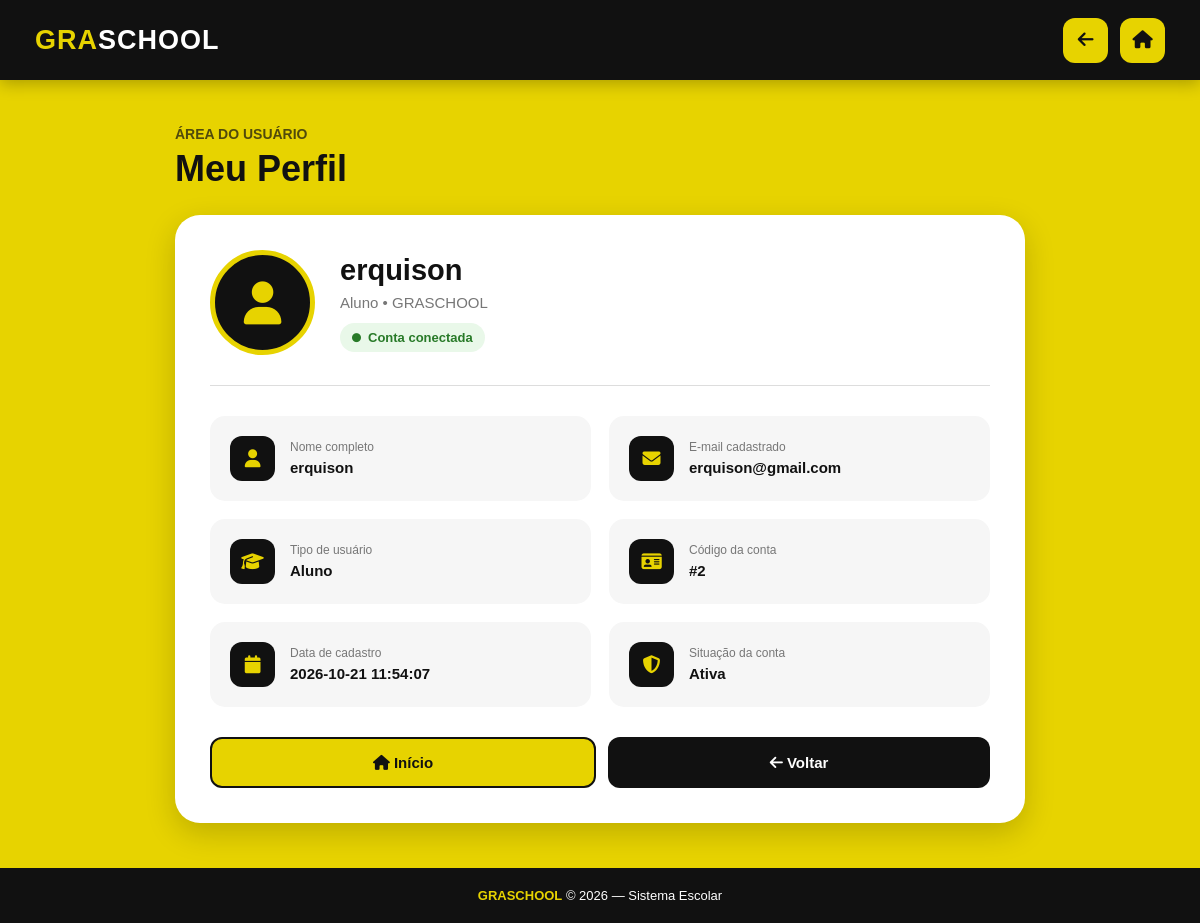
Screenshot of /perfil (signed in) with the database file from the repository.
### tables this page shows
CREATE TABLE usuarios (
            id INTEGER PRIMARY KEY AUTOINCREMENT,
            nome TEXT NOT NULL,
            email TEXT NOT NULL UNIQUE,
            senha TEXT NOT NULL,
            tipo TEXT NOT NULL DEFAULT 'aluno',
            data_cadastro TIMESTAMP DEFAULT CURRENT_TIMESTAMP
        );

### app.py (the view)
@app.route("/perfil")
@login_obrigatorio
def perfil():
    conexao = conectar_banco()
    try:
        usuario = conexao.execute("""
            SELECT id, nome, email, tipo, data_cadastro
            FROM usuarios
            WHERE id = ?
        """, (session["usuario_id"],)).fetchone()
    finally:
        conexao.close()
    return render_template(
        "perfil.html",
        usuario=usuario
    )

### app.py (called while the page is built)
def conectar_banco():
    conexao = sqlite3.connect(BANCO_DADOS)
    conexao.row_factory = sqlite3.Row
    conexao.execute("PRAGMA foreign_keys = ON")
    return conexao

def login_obrigatorio(funcao):
    @wraps(funcao)
    def verificar_login(*args, **kwargs):
        if "usuario_id" not in session:
            flash(
                "Faça login para acessar o sistema.",
                "aviso"
            )
            return redirect(url_for("login"))
        return funcao(*args, **kwargs)
    return verificar_login

### templates/perfil.html (shortened to what this page needs)
<!DOCTYPE html>
<html lang="pt-BR">
<head>
    <link rel="stylesheet"
        href="https://cdnjs.cloudflare.com/ajax/libs/font-awesome/6.5.2/css/all.min.css">
</head>
<body>
    <header class="cabecalho">
        <div class="logo">
            GRA<span>SCHOOL</span>
        </div>
        <div class="acoes">
            <button onclick="history.back()" title="Voltar">
                <i class="fa-solid fa-arrow-left"></i>
            </button>
            <button onclick="location.href='/inicio'" title="Início">
                <i class="fa-solid fa-house"></i>
            </button>
        </div>
    </header>
    <main class="perfil-conteudo">
        <div class="titulo">
            <small>ÁREA DO USUÁRIO</small>
            <h1>Meu Perfil</h1>
        </div>
        <section class="perfil-card">
            <div class="perfil-topo">
                <div class="avatar">
                    <i class="fa-solid fa-user"></i>
                </div>
                <div class="nome-aluno">
                    <h2>
                        {{ usuario.nome }}
                    </h2>
                    <p>
                        {{ usuario.tipo|capitalize }} • GRASCHOOL
                    </p>
                    <div class="status">
                        <i class="fa-solid fa-circle"></i>
                        Conta conectada
                    </div>
                </div>
            </div>
            <div class="informacoes">
                <div class="info">
                    <div class="info-icone">
                        <i class="fa-solid fa-user"></i>
                    </div>
                    <div class="info-texto">
                        <small>Nome completo</small>
                        <strong>
                            {{ usuario.nome }}
                        </strong>
                    </div>
                </div>
                <div class="info">
                    <div class="info-icone">
                        <i class="fa-solid fa-envelope"></i>
                    </div>
                    <div class="info-texto">
                        <small>E-mail cadastrado</small>
                        <strong>
                            {{ usuario.email }}
                        </strong>
                    </div>
                </div>
                <div class="info">
                    <div class="info-icone">
                        <i class="fa-solid fa-graduation-cap"></i>
                    </div>
                    <div class="info-texto">
                        <small>Tipo de usuário</small>
                        <strong>
                            {{ usuario.tipo|capitalize }}
                        </strong>
                    </div>
                </div>
                <div class="info">
                    <div class="info-icone">
                        <i class="fa-solid fa-id-card"></i>
                    </div>
                    <div class="info-texto">
                        <small>Código da conta</small>
                        <strong>
                            #{{ usuario.id }}
                        </strong>
                    </div>
                </div>
                <div class="info">
                    <div class="info-icone">
                        <i class="fa-solid fa-calendar"></i>
                    </div>
                    <div class="info-texto">
                        <small>Data de cadastro</small>
                        <strong>
                            {{ usuario.data_cadastro or 'Não informada' }}
                        </strong>
                    </div>
                </div>
                <div class="info">
                    <div class="info-icone">
                        <i class="fa-solid fa-shield-halved"></i>
                    </div>
                    <div class="info-texto">
                        <small>Situação da conta</small>
                        <strong>Ativa</strong>
                    </div>
                </div>
            </div>
            <div class="botoes">
                <button
                    class="botao botao-inicio"
                    onclick="location.href='/inicio'">
                    <i class="fa-solid fa-house"></i>
                    Início
                </button>
                <button
                    class="botao botao-voltar"
                    onclick="history.back()">
                    <i class="fa-solid fa-arrow-left"></i>
                    Voltar
                </button>
            </div>
        </section>
    </main>
    <footer>
        <strong>GRASCHOOL</strong>
        © 2026 — Sistema Escolar
    </footer>
</body>
</html>

### templates/perfil.html (style rules this page uses)
* { margin: 0; padding: 0; box-sizing: border-box; font-family: Arial, Helvetica, sans-serif; }
body { min-height: 100vh; background: #e7d300; color: #111; }
.cabecalho { width: 100%; min-height: 80px; background: #111; display: flex; align-items: center; justify-content: space-between; padding: 0 35px; box-shadow: 0 4px 15px rgba(0,0,0,0.25); }
.logo { color: #e7d300; font-size: 27px; font-weight: 900; letter-spacing: 1px; }
.logo span { color: white; }
.acoes { display: flex; gap: 12px; }
.cabecalho button { width: 45px; height: 45px; border: none; border-radius: 12px; background: #e7d300; color: #111; font-size: 18px; cursor: pointer; transition: 0.25s; }
.perfil-conteudo { width: 92%; max-width: 850px; margin: 45px auto; }
.titulo { margin-bottom: 25px; }
.titulo small { font-size: 14px; font-weight: bold; opacity: 0.7; }
.titulo h1 { font-size: 36px; margin-top: 5px; font-weight: 900; }
.perfil-card { background: white; border-radius: 25px; padding: 35px; box-shadow: 0 10px 30px rgba(0,0,0,0.18); }
.perfil-topo { display: flex; align-items: center; gap: 25px; padding-bottom: 30px; border-bottom: 1px solid #ddd; }
.avatar { width: 105px; height: 105px; border-radius: 50%; background: #111; color: #e7d300; display: flex; align-items: center; justify-content: center; font-size: 43px; flex-shrink: 0; border: 5px solid #e7d300; }
.nome-aluno h2 { font-size: 29px; margin-bottom: 7px; overflow-wrap: anywhere; }
.nome-aluno p { color: #777; font-size: 15px; overflow-wrap: anywhere; }
.status { display: inline-flex; align-items: center; gap: 7px; margin-top: 12px; padding: 7px 12px; background: #e9f8e9; color: #287a28; border-radius: 20px; font-size: 13px; font-weight: bold; }
.status i { font-size: 9px; }
.informacoes { display: grid; grid-template-columns: 1fr 1fr; gap: 18px; margin-top: 30px; }
.info { background: #f6f6f6; border-radius: 15px; padding: 20px; display: flex; align-items: center; gap: 15px; transition: 0.25s; min-width: 0; }
.info-icone { width: 45px; height: 45px; border-radius: 12px; background: #111; color: #e7d300; display: flex; align-items: center; justify-content: center; font-size: 18px; flex-shrink: 0; }
.info-texto { min-width: 0; }
.info-texto small { display: block; color: #777; font-size: 12px; margin-bottom: 5px; }
.info-texto strong { font-size: 15px; color: #111; overflow-wrap: anywhere; }
.botoes { display: flex; gap: 12px; margin-top: 30px; }
.botao { flex: 1; padding: 15px; border-radius: 12px; border: none; cursor: pointer; font-size: 15px; font-weight: bold; transition: 0.25s; }
.botao-voltar { background: #111; color: white; }
.botao-inicio { background: #e7d300; color: #111; border: 2px solid #111; }
footer { text-align: center; background: #111; color: white; padding: 20px; font-size: 13px; margin-top: 45px; }
footer strong { color: #e7d300; }

### rows the page displays
usuarios: nome "erquison", tipo "Aluno", email "erquison@gmail.com", id "2", data_cadastro "2026-10-21 11:54:07"
